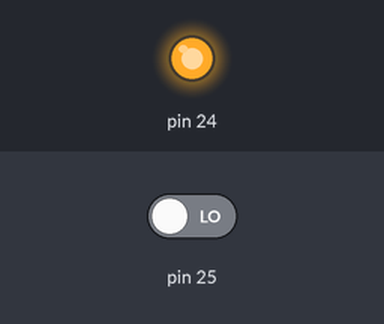
Simulated run of this sketch. Board: Arduino Mega 2560, built with avr-gcc and run on an emulated ATmega2560. On the bench: output pins drawn as LEDs (lit = HIGH). The inputs (shaded band) are chosen by the test bench; at power-on: pin 25 LOW. What the sketch prints to the serial monitor is not drawn.

Above: at 1.2 s.
1.3 s: pin 25 driven HIGH
3.2 s: pin 25 driven LOW
Timing chart, 0 to 6.2 s (numbered marks = the images above; inputs shaded):
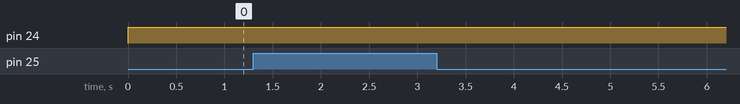

The sketch:

Reflective_object_test.ino
```cpp
void setup() {
pinMode(24,OUTPUT);

pinMode(25,INPUT);

Serial.begin(9600);
}

void loop() {

// dynamic line follower code
// if the sensor is on white it returns LOW value to the Arduino
// if it is on black it returns a HIGH value to the Arduino
digitalWrite(24,HIGH);


int lsensorreciever=digitalRead(25);


if(lsensorreciever==HIGH)
{
Serial.println("Im on BLack");

}
else if(lsensorreciever==LOW)
{
//right sensor on black line
// turn right
Serial.println("Im on white");

}

}
```

Measured:
- after the input at 1.3 s, every drawn part: stays the same
- after the input at 3.2 s, every drawn part: stays the same
